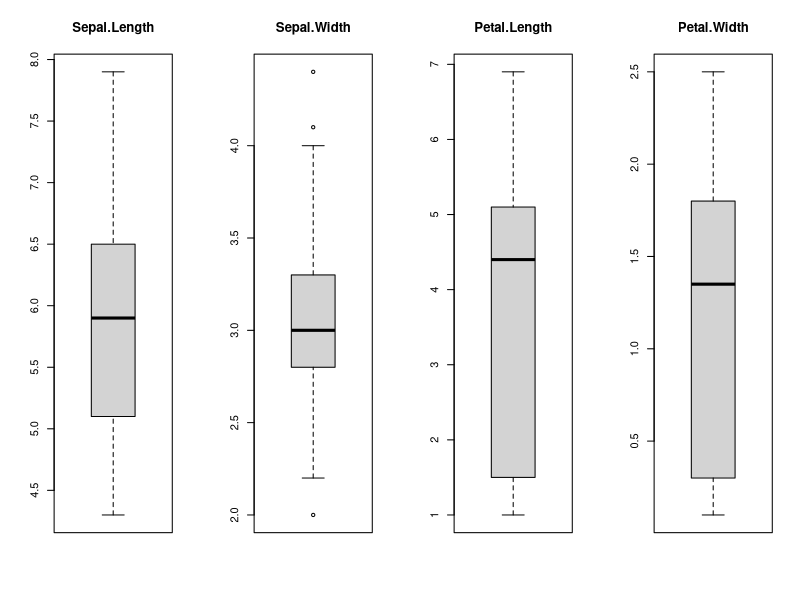
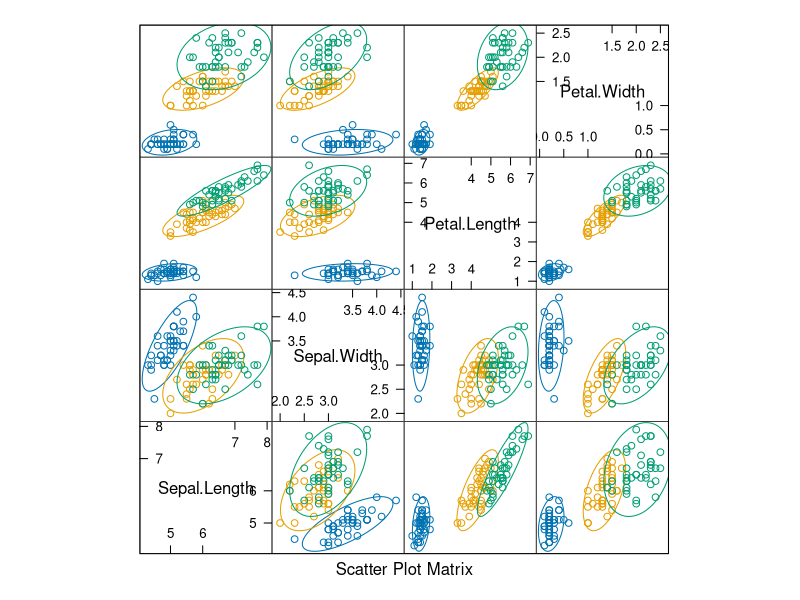
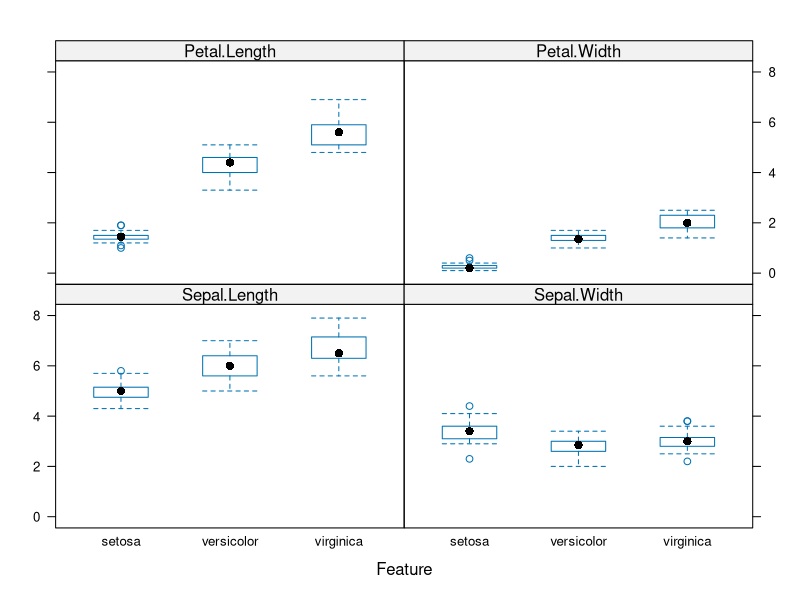
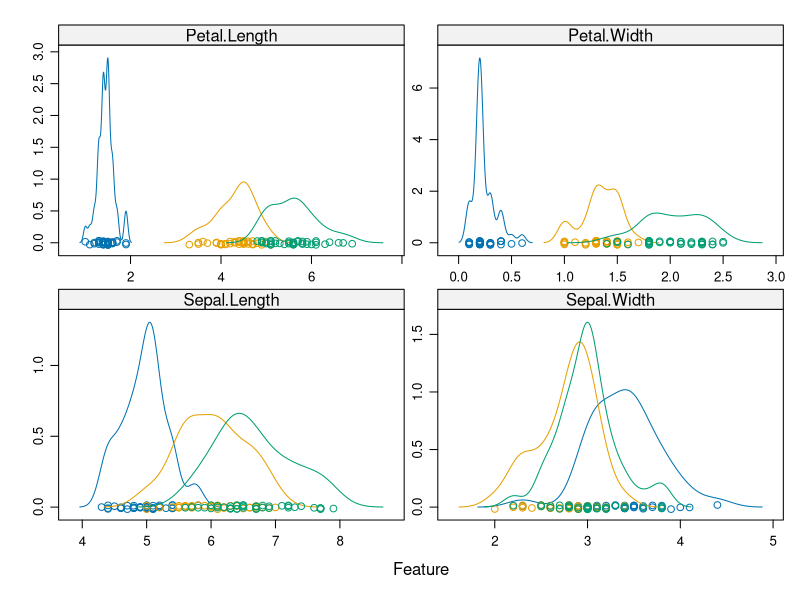
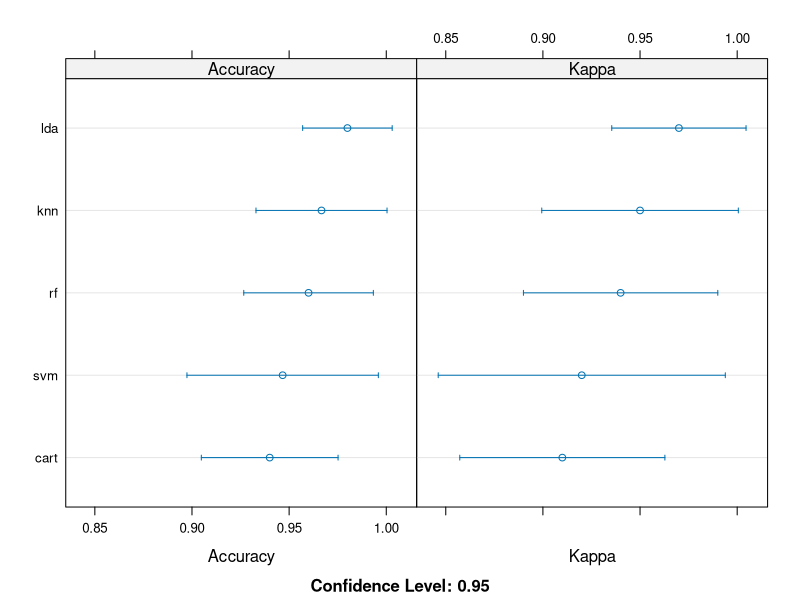

These figures' R source, in order:
# IRIS Practice Introduction with CARET
# https://machinelearningmastery.com/machine-learning-in-r-step-by-step/


# Libraries
library(caret)
library(ellipse)

# data
data("iris")
dataset = iris


# train test split 80-20 ----
split_index = createDataPartition(dataset$Species, p=0.80, list=FALSE)

# 20% for the test, 80% for the training
ds_training = dataset[split_index, ]
ds_test = dataset[-split_index, ]


### Summarize Dataset ----
dim(ds_training)

summary(ds_training)

View(ds_training)

str(ds_training)

# look at the class of target
levels(ds_training$Species)

# class distribution
percentage = prop.table(table(ds_training$Species)) * 100
cbind(freq = table(ds_training$Species), percentage=percentage)

# shorter approach to class distribution
table(ds_training$Species)/nrow(ds_training)


### Visualize Dataset ----

# We are going to look at two types of plots:
    # 1) Univariate plots to better understand each attribute.
    # 2) Multivariate plots to better understand the relationships between attributes.

# Split features and target
x = ds_training[,1:4]
y = ds_training[,5]

# Univariate exaplme - Box Plots for each numeric (all of them in this case) independent variable
par(mfrow=c(1,4))
for(i in 1:4) {
  boxplot(x[,i], main=names(iris)[i])
}

# Multivariate -  scatterplots of all pairs of attributes and color the points by class
# scatterplot matrix
featurePlot(x=x, y=y, plot="ellipse")

# Box plot for features plotted for each class
featurePlot(x=x, y=y, plot="box")

# density plots for each attribute by class value
scales = list(x=list(relation="free"), y=list(relation="free"))
featurePlot(x=x, y=y, plot="density", scales=scales)


### Modelling ----

# 10-fold cross validation
mycontrol = trainControl(method="cv", number=10)

# Models - let's evaluate 5 different algorithms
    # Linear Discriminant Analysis (LDA)
    # Classification and Regression Trees (CART).
    # k-Nearest Neighbors (kNN).
    # Support Vector Machines (SVM) with a linear kernel.
    # Random Forest (RF)

# set.seed - to ensure that the evaluation of each algorithm is performed using exactly the same data splits
set.seed(7)

# LINEAR
fit.lda = train(Species~., 
                data=dataset, 
                method="lda", 
                metric="Accuracy", 
                trControl=mycontrol)

# NON-LINEAR
# CART - decision tree
set.seed(7)
fit.cart = train(Species~., 
                 data=dataset, 
                 method="rpart", 
                 metric="Accuracy", 
                 trControl=mycontrol)
# kNN
set.seed(7)
fit.knn = train(Species~., 
                data=dataset, 
                method="knn", 
                metric="Accuracy", 
                trControl=mycontrol)

# ADVANCED NON-LINEAR
# SVM
set.seed(7)
fit.svm = train(Species~., 
                data=dataset, 
                method="svmRadial", 
                metric="Accuracy", 
                trControl=mycontrol)
# Random Forest
set.seed(7)
fit.rf = train(Species~., 
                data=dataset, 
                method="rf", 
                metric="Accuracy", 
                trControl=mycontrol)


# compare the results
results = resamples(list(lda=fit.lda, cart=fit.cart, knn=fit.knn, svm=fit.svm, rf=fit.rf))
summary(results)

dotplot(results)


# LDA seems to be the best performing in current configuration
print(fit.lda)


### Make predictions ----

# predict LDA on test set
p = predict(fit.lda, ds_test)
confusionMatrix(p, ds_test$Species)
